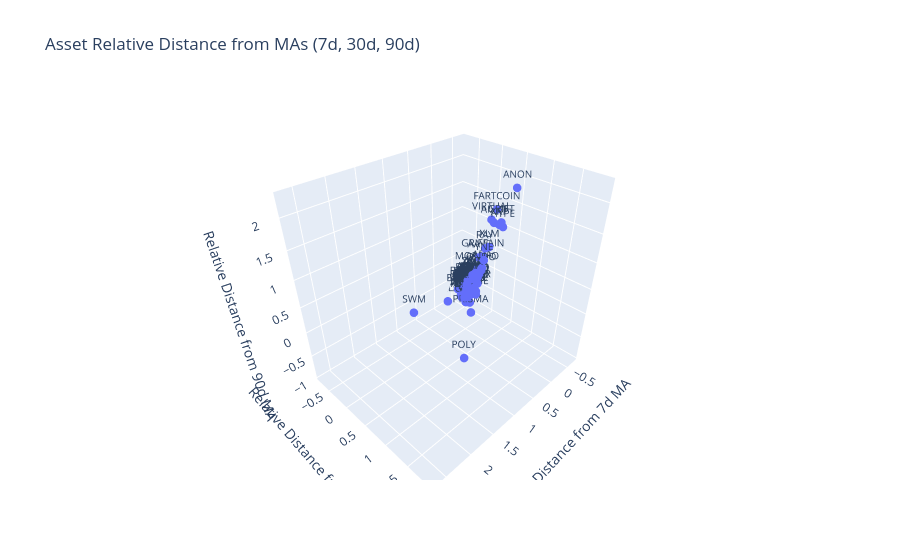

Notebook cell for this chart:
### Code cell
# Assuming roster_price_df holds your historical price data
fig, breadth_measurements = analyze_asset_ma_distance_3d(roster_price_df, start_date='2023-01-01')
print(breadth_measurements)
